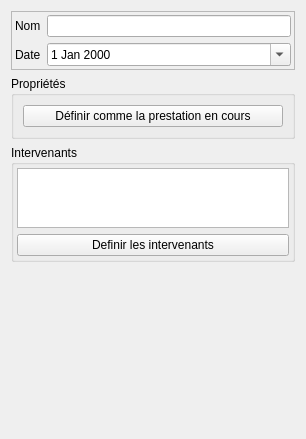
<?xml version="1.0" encoding="UTF-8"?>
<ui version="4.0">
 <class>Form</class>
 <widget class="QWidget" name="Form">
  <property name="geometry">
   <rect>
    <x>0</x>
    <y>0</y>
    <width>306</width>
    <height>439</height>
   </rect>
  </property>
  <property name="windowTitle">
   <string>Form</string>
  </property>
  <layout class="QVBoxLayout" name="verticalLayout" stretch="1,1,1,10">
   <item>
    <widget class="QFrame" name="frame">
     <property name="frameShape">
      <enum>QFrame::StyledPanel</enum>
     </property>
     <property name="frameShadow">
      <enum>QFrame::Raised</enum>
     </property>
     <layout class="QFormLayout" name="formLayout">
      <property name="fieldGrowthPolicy">
       <enum>QFormLayout::AllNonFixedFieldsGrow</enum>
      </property>
      <property name="margin">
       <number>3</number>
      </property>
      <item row="0" column="0">
       <widget class="QLabel" name="label_nom">
        <property name="text">
         <string>Nom</string>
        </property>
       </widget>
      </item>
      <item row="0" column="1">
       <widget class="QLineEdit" name="lineEdit_nom"/>
      </item>
      <item row="1" column="0">
       <widget class="QLabel" name="label">
        <property name="text">
         <string>Date</string>
        </property>
       </widget>
      </item>
      <item row="1" column="1">
       <widget class="QDateEdit" name="dateEdit_date">
        <property name="specialValueText">
         <string/>
        </property>
        <property name="minimumDateTime">
         <datetime>
          <hour>0</hour>
          <minute>0</minute>
          <second>0</second>
          <year>1752</year>
          <month>9</month>
          <day>15</day>
         </datetime>
        </property>
        <property name="minimumDate">
         <date>
          <year>1752</year>
          <month>9</month>
          <day>15</day>
         </date>
        </property>
        <property name="calendarPopup">
         <bool>true</bool>
        </property>
        <property name="currentSectionIndex">
         <number>0</number>
        </property>
       </widget>
      </item>
     </layout>
    </widget>
   </item>
   <item>
    <widget class="QGroupBox" name="groupBox">
     <property name="title">
      <string>Propriétés</string>
     </property>
     <layout class="QVBoxLayout" name="verticalLayout_2">
      <item>
       <widget class="QPushButton" name="pushButton_currentPrestation">
        <property name="text">
         <string>Définir comme la prestation en cours</string>
        </property>
       </widget>
      </item>
     </layout>
    </widget>
   </item>
   <item>
    <widget class="QGroupBox" name="groupBox_2">
     <property name="title">
      <string>Intervenants</string>
     </property>
     <layout class="QVBoxLayout" name="verticalLayout_3">
      <property name="margin">
       <number>3</number>
      </property>
      <item>
       <widget class="QTextBrowser" name="textBrowser_intervenants">
        <property name="maximumSize">
         <size>
          <width>16777215</width>
          <height>60</height>
         </size>
        </property>
       </widget>
      </item>
      <item>
       <widget class="QPushButton" name="pushButton_defineinter">
        <property name="text">
         <string>Definir les intervenants</string>
        </property>
       </widget>
      </item>
     </layout>
    </widget>
   </item>
   <item>
    <spacer name="verticalSpacer">
     <property name="orientation">
      <enum>Qt::Vertical</enum>
     </property>
     <property name="sizeHint" stdset="0">
      <size>
       <width>20</width>
       <height>40</height>
      </size>
     </property>
    </spacer>
   </item>
  </layout>
 </widget>
 <resources/>
 <connections/>
</ui>
